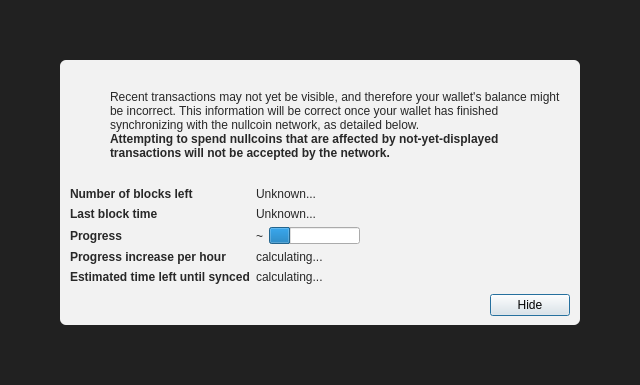
<?xml version="1.0" encoding="UTF-8"?>
<ui version="4.0">
 <class>ModalOverlay</class>
 <widget class="QWidget" name="ModalOverlay">
  <property name="geometry">
   <rect>
    <x>0</x>
    <y>0</y>
    <width>640</width>
    <height>385</height>
   </rect>
  </property>
  <property name="windowTitle">
   <string>Form</string>
  </property>
  <layout class="QVBoxLayout" name="verticalLayout" stretch="0">
   <property name="sizeConstraint">
    <enum>QLayout::SetDefaultConstraint</enum>
   </property>
   <property name="leftMargin">
    <number>0</number>
   </property>
   <property name="topMargin">
    <number>0</number>
   </property>
   <property name="rightMargin">
    <number>0</number>
   </property>
   <property name="bottomMargin">
    <number>0</number>
   </property>
   <item>
    <widget class="QWidget" name="bgWidget" native="true">
     <property name="styleSheet">
      <string notr="true">#bgWidget { background: rgba(0,0,0,220); }</string>
     </property>
     <layout class="QVBoxLayout" name="verticalLayoutMain" stretch="1">
      <property name="leftMargin">
       <number>60</number>
      </property>
      <property name="topMargin">
       <number>60</number>
      </property>
      <property name="rightMargin">
       <number>60</number>
      </property>
      <property name="bottomMargin">
       <number>60</number>
      </property>
      <item>
       <widget class="QWidget" name="contentWidget" native="true">
        <property name="styleSheet">
         <string notr="true">#contentWidget { background: rgba(255,255,255,240); border-radius: 6px; }

QLabel { color: rgb(40,40,40);  }</string>
        </property>
        <layout class="QVBoxLayout" name="verticalLayoutSub" stretch="1,0,0,0">
         <property name="spacing">
          <number>0</number>
         </property>
         <property name="leftMargin">
          <number>10</number>
         </property>
         <property name="topMargin">
          <number>10</number>
         </property>
         <property name="rightMargin">
          <number>10</number>
         </property>
         <property name="bottomMargin">
          <number>10</number>
         </property>
         <item>
          <layout class="QHBoxLayout" name="horizontalLayoutIconText" stretch="0,1">
           <property name="topMargin">
            <number>20</number>
           </property>
           <item>
            <layout class="QVBoxLayout" name="verticalLayoutIcon">
             <property name="leftMargin">
              <number>0</number>
             </property>
             <item>
              <widget class="QPushButton" name="warningIcon">
               <property name="enabled">
                <bool>false</bool>
               </property>
               <property name="text">
                <string/>
               </property>
               <property name="icon">
                <iconset>
                 <normaloff>:/icons/warning</normaloff>
                 <disabledoff>:/icons/warning</disabledoff>:/icons/warning</iconset>
               </property>
               <property name="iconSize">
                <size>
                 <width>48</width>
                 <height>48</height>
                </size>
               </property>
               <property name="flat">
                <bool>true</bool>
               </property>
              </widget>
             </item>
             <item>
              <spacer name="verticalSpacerWarningIcon">
               <property name="orientation">
                <enum>Qt::Vertical</enum>
               </property>
               <property name="sizeHint" stdset="0">
                <size>
                 <width>20</width>
                 <height>40</height>
                </size>
               </property>
              </spacer>
             </item>
            </layout>
           </item>
           <item>
            <layout class="QVBoxLayout" name="verticalLayoutInfoText">
             <property name="leftMargin">
              <number>0</number>
             </property>
             <property name="topMargin">
              <number>0</number>
             </property>
             <item>
              <widget class="QLabel" name="infoText">
               <property name="text">
                <string>Recent transactions may not yet be visible, and therefore your wallet's balance might be incorrect. This information will be correct once your wallet has finished synchronizing with the nullcoin network, as detailed below.</string>
               </property>
               <property name="textFormat">
                <enum>Qt::RichText</enum>
               </property>
               <property name="wordWrap">
                <bool>true</bool>
               </property>
              </widget>
             </item>
             <item>
              <widget class="QLabel" name="infoTextStrong">
               <property name="font">
                <font>
                 <weight>75</weight>
                 <bold>true</bold>
                </font>
               </property>
               <property name="text">
                <string>Attempting to spend nullcoins that are affected by not-yet-displayed transactions will not be accepted by the network.</string>
               </property>
               <property name="textFormat">
                <enum>Qt::RichText</enum>
               </property>
               <property name="wordWrap">
                <bool>true</bool>
               </property>
              </widget>
             </item>
             <item>
              <spacer name="verticalSpacerInTextSpace">
               <property name="orientation">
                <enum>Qt::Vertical</enum>
               </property>
               <property name="sizeHint" stdset="0">
                <size>
                 <width>20</width>
                 <height>40</height>
                </size>
               </property>
              </spacer>
             </item>
            </layout>
           </item>
          </layout>
         </item>
         <item>
          <spacer name="verticalSpacerAfterText">
           <property name="orientation">
            <enum>Qt::Vertical</enum>
           </property>
           <property name="sizeHint" stdset="0">
            <size>
             <width>20</width>
             <height>40</height>
            </size>
           </property>
          </spacer>
         </item>
         <item>
          <layout class="QFormLayout" name="formLayout">
           <property name="fieldGrowthPolicy">
            <enum>QFormLayout::FieldsStayAtSizeHint</enum>
           </property>
           <property name="horizontalSpacing">
            <number>6</number>
           </property>
           <property name="verticalSpacing">
            <number>6</number>
           </property>
           <property name="topMargin">
            <number>10</number>
           </property>
           <item row="0" column="0">
            <widget class="QLabel" name="labelNumberOfBlocksLeft">
             <property name="font">
              <font>
               <weight>75</weight>
               <bold>true</bold>
              </font>
             </property>
             <property name="text">
              <string>Number of blocks left</string>
             </property>
            </widget>
           </item>
           <item row="0" column="1">
            <widget class="QLabel" name="numberOfBlocksLeft">
             <property name="text">
              <string>Unknown...</string>
             </property>
            </widget>
           </item>
           <item row="1" column="0">
            <widget class="QLabel" name="labelLastBlockTime">
             <property name="font">
              <font>
               <weight>75</weight>
               <bold>true</bold>
              </font>
             </property>
             <property name="text">
              <string>Last block time</string>
             </property>
            </widget>
           </item>
           <item row="1" column="1">
            <widget class="QLabel" name="newestBlockDate">
             <property name="sizePolicy">
              <sizepolicy hsizetype="Maximum" vsizetype="Preferred">
               <horstretch>0</horstretch>
               <verstretch>0</verstretch>
              </sizepolicy>
             </property>
             <property name="text">
              <string>Unknown...</string>
             </property>
            </widget>
           </item>
           <item row="2" column="0">
            <widget class="QLabel" name="labelSyncDone">
             <property name="font">
              <font>
               <weight>75</weight>
               <bold>true</bold>
              </font>
             </property>
             <property name="text">
              <string>Progress</string>
             </property>
            </widget>
           </item>
           <item row="2" column="1">
            <layout class="QHBoxLayout" name="horizontalLayoutSync" stretch="0,1">
             <item>
              <widget class="QLabel" name="percentageProgress">
               <property name="text">
                <string notr="true">~</string>
               </property>
              </widget>
             </item>
             <item>
              <widget class="QProgressBar" name="progressBar">
               <property name="value">
                <number>24</number>
               </property>
               <property name="format">
                <string/>
               </property>
              </widget>
             </item>
            </layout>
           </item>
           <item row="4" column="0">
            <widget class="QLabel" name="labelProgressIncrease">
             <property name="font">
              <font>
               <weight>75</weight>
               <bold>true</bold>
              </font>
             </property>
             <property name="text">
              <string>Progress increase per hour</string>
             </property>
            </widget>
           </item>
           <item row="4" column="1">
            <widget class="QLabel" name="progressIncreasePerH">
             <property name="text">
              <string>calculating...</string>
             </property>
            </widget>
           </item>
           <item row="5" column="0">
            <widget class="QLabel" name="labelEstimatedTimeLeft">
             <property name="font">
              <font>
               <weight>75</weight>
               <bold>true</bold>
              </font>
             </property>
             <property name="text">
              <string>Estimated time left until synced</string>
             </property>
            </widget>
           </item>
           <item row="5" column="1">
            <widget class="QLabel" name="expectedTimeLeft">
             <property name="text">
              <string>calculating...</string>
             </property>
            </widget>
           </item>
          </layout>
         </item>
         <item>
          <layout class="QHBoxLayout" name="horizontalLayoutButtons">
           <property name="leftMargin">
            <number>10</number>
           </property>
           <property name="topMargin">
            <number>10</number>
           </property>
           <item>
            <spacer name="horizontalSpacer">
             <property name="orientation">
              <enum>Qt::Horizontal</enum>
             </property>
             <property name="sizeHint" stdset="0">
              <size>
               <width>40</width>
               <height>20</height>
              </size>
             </property>
            </spacer>
           </item>
           <item>
            <widget class="QPushButton" name="closeButton">
             <property name="text">
              <string>Hide</string>
             </property>
             <property name="shortcut">
              <string>Esc</string>
             </property>
             <property name="focusPolicy">
              <enum>Qt::StrongFocus</enum>
             </property>
             <property name="default">
              <bool>true</bool>
             </property>
            </widget>
           </item>
          </layout>
         </item>
        </layout>
       </widget>
      </item>
     </layout>
    </widget>
   </item>
  </layout>
 </widget>
 <resources/>
 <connections/>
</ui>
